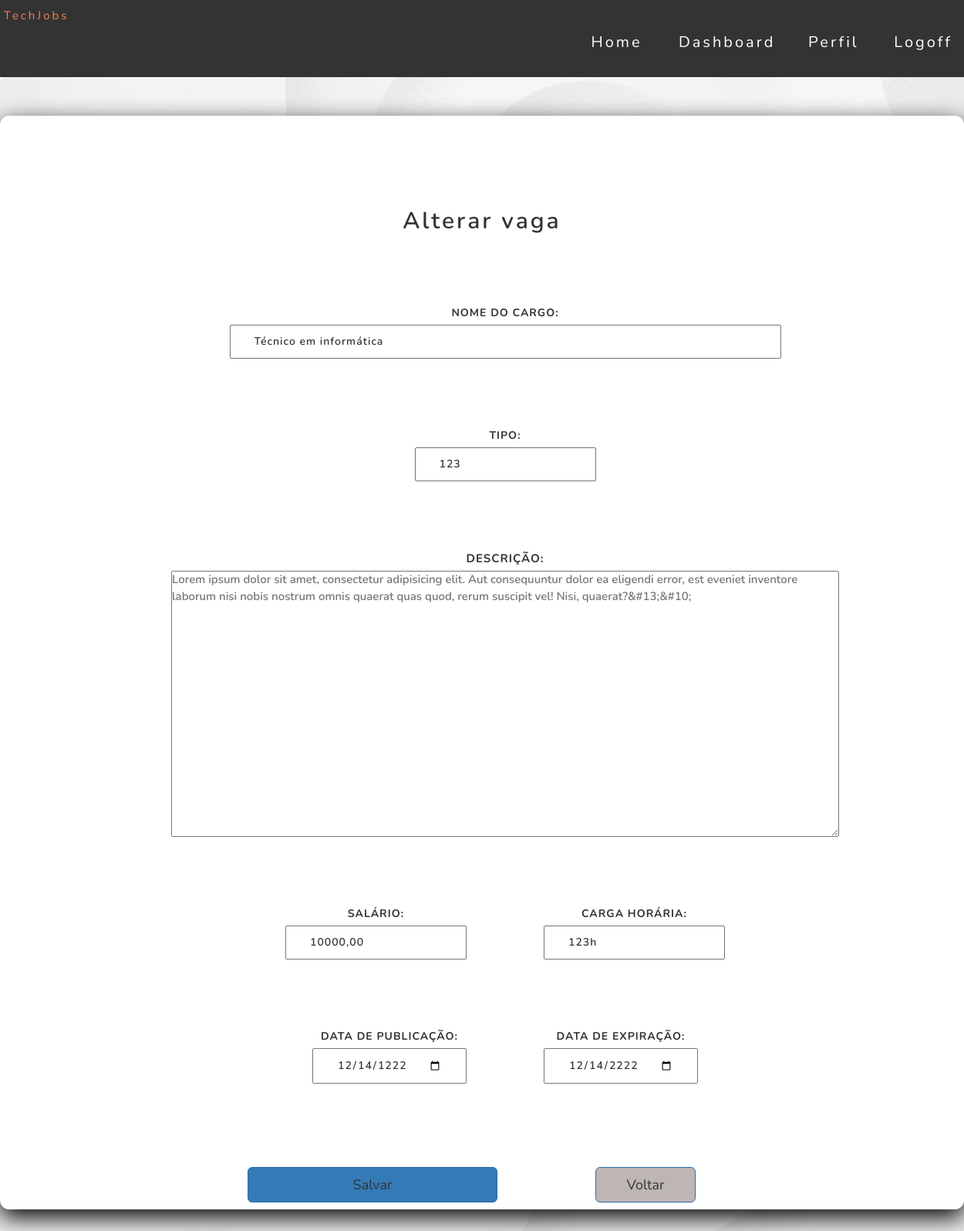
Before: /vaga/edit.php?id=2 with the older database file.
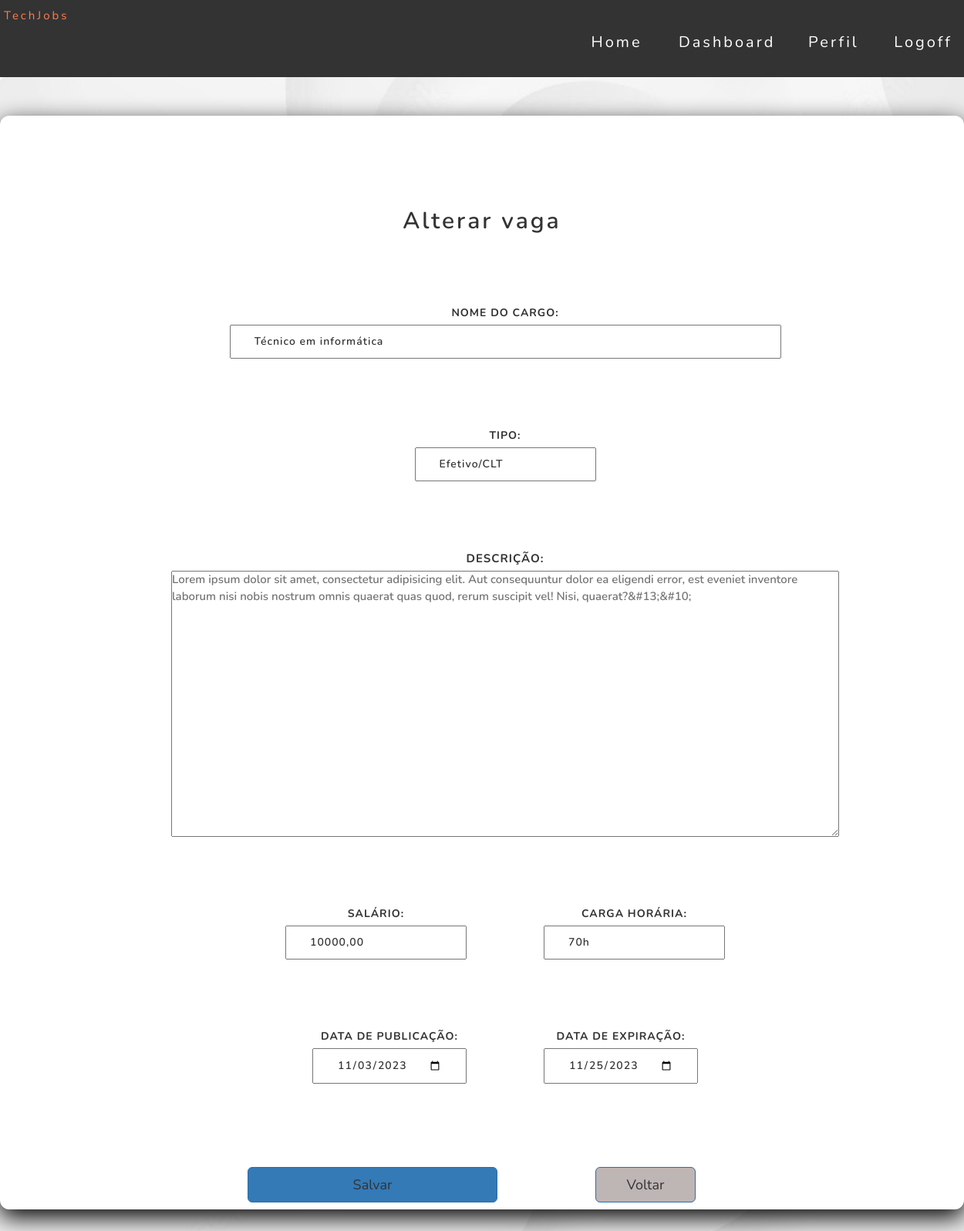
After: the same page with the newer database file.
### tables this page shows
CREATE TABLE `vaga` (
  `id` int NOT NULL,
  `nome` varchar(50) NOT NULL,
  `tipo` varchar(30) NOT NULL,
  `descricao` longtext NOT NULL,
  `salario` varchar(50) NOT NULL,
  `carga_horaria` varchar(100) NOT NULL,
  `data_publicacao` date NOT NULL,
  `data_expiracao` date NOT NULL,
  `usuario_id` int DEFAULT NULL
);

### src/database/conexao.php (called while the page is built)
<?php
class Conexao
{
    public static function getConexao()
    {
        try {
            return new PDO("mysql:host=127.0.0.1;dbname=techjobsdb", "root", "");
        } catch (\PDOException $e) {
            echo 'Error ao conectar com banco de dados. ' . $e->getMessage();
            return null;
        }
    }
}

### src/dao/vagadao.php (called while the page is built, shortened)
<?php
include_once __DIR__ . '/../database/conexao.php';
class  VagaDAO
{
    private $dbh;
    public function __construct()
    {
        $this->dbh = Conexao::getConexao();
    }
    public function getById($id)
    {
        $id = filter_input(INPUT_GET, 'id', FILTER_SANITIZE_SPECIAL_CHARS);
        $query = "SELECT * FROM vaga WHERE id = :id;";
        $stmt = $this->dbh->prepare($query);
        $stmt->bindParam(":id", $id);
        $stmt->execute();
        $row = $stmt->fetch(PDO::FETCH_BOTH);
        $this->dbh = null;
        return $row;
    }
}

### vaga/edit.php (the view, shortened to what the changed rows need)
<?php
require_once __DIR__ . "/../src/dao/vagadao.php";
$id = filter_input(INPUT_GET, 'id', FILTER_VALIDATE_INT) ?? 0;
$dao = new VagaDAO();
$vaga = $dao->getById($id);
?>
<head>
    <link rel="stylesheet" href="../assets/css/usuario.css">
    <link rel="stylesheet" href="../assets/css/style.css">
    <link rel="stylesheet" href="../assets/css/button.css">
    <link rel="stylesheet"
          href="https://maxcdn.bootstrapcdn.com/bootstrap/4.0.0/css/bootstrap.min.css"
>
    <link rel="stylesheet" href="https://maxcdn.bootstrapcdn.com/bootstrap/3.3.7/css/bootstrap.min.css">
</head>
<body>
<main class="main-vaga">
    <div class="card-vaga">
        <h2>Alterar vaga</h2>
        <form action="update.php" method="post">
            <div class="container">
                <div class="row text">
                    <div class="col-md-12">
                        <div class="card-body font-weight-bold card-vaga-content">
                            <div class="form-group card-vaga-content">
                                <div>
                                    <label for="nome">Nome do cargo: </label>
                                    <input type="text" name="nome" placeholder="Informe o cargo"
                                           size="80" required
                                           autofocus value="<?= htmlspecialchars($vaga['nome']) ?>">
                                </div>
                                <div>
                                    <label for="tipo">Tipo: </label>
                                    <input type="text" name="tipo"
                                           placeholder="Informe o tipo de contrato" required
                                           value="<?= htmlspecialchars($vaga['tipo']) ?>">
                                </div>
                                <div style="font-size: 1.5rem;">
                                    <label for="descricao">Descrição: </label>
                                    <textarea id="descricao" name="descricao" rows="16" cols="100"
                                              required
                                              placeholder="<?= htmlspecialchars($vaga['descricao']) ?>"></textarea>
                                </div>
                                <div>
                                    <label for="salario">Salário: </label>
                                    <input type="text" name="salario"
                                           placeholder="Informe o salário." required
                                           value="<?= htmlspecialchars($vaga['salario']) ?>">
                                </div>
                                <div>
                                    <label for="carga_horaria">Carga horária: </label>
                                    <input type="text" name="carga_horaria"
                                           placeholder="Informe a carga horária."
                                           required value="<?= htmlspecialchars($vaga['carga_horaria']) ?>">
                                </div>
                                <div>
                                    <label for="data_publicacao">Data de Publicação: </label>
                                    <input type="date" name="data_publicacao"
                                           placeholder="Informe a data de publicacao."
                                           required value="<?= htmlspecialchars($vaga['data_publicacao']) ?>">
                                </div>
                                <div>
                                    <label style
                                           for="data_expiracao">Data de Expiração: </label>
                                    <input type="date" name="data_expiracao"
                                           placeholder="Informe a data de publicacao."
                                           required value="<?= htmlspecialchars($vaga['data_expiracao']) ?>">
                                </div>
                            </div>
                        </div>
                    </div>
                </div>
            </div>
        </form>
    </div>
</main>
</body>

Changed rows visible on the page:
changed vaga "Técnico em informática": tipo "123" → "Efetivo/CLT"; carga_horaria "123h" → "70h"; data_publicacao "12/14/1222" → "11/03/2023"; data_expiracao "12/14/2222" → "11/25/2023"
